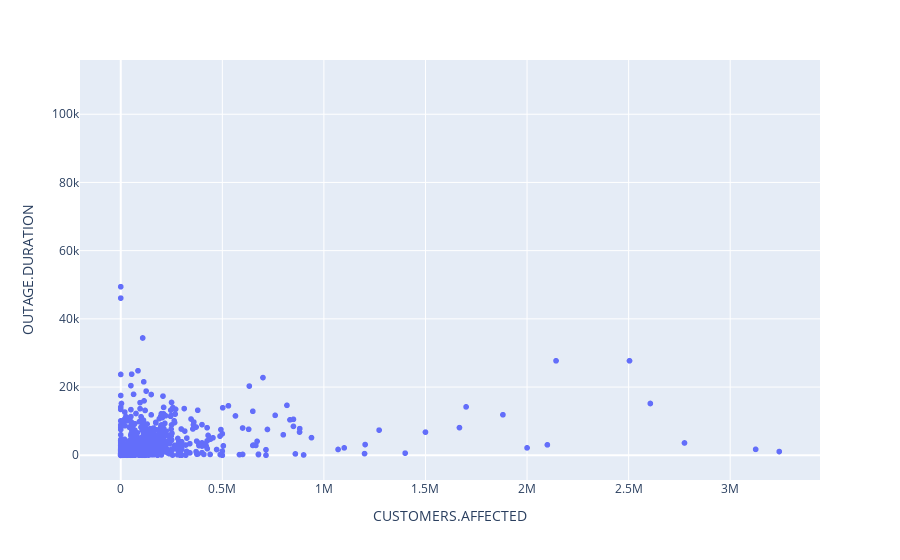

The cell this chart's notebook holds for it:
### Code cell
demandloss_vs_cause = px.scatter(relevant, x='CUSTOMERS.AFFECTED', y='OUTAGE.DURATION')
demandloss_vs_cause

### Figure 1 — Plotly figure (JSON) as saved in the notebook; plotly's stock layout.template omitted (floating-point values rounded to 4 significant figures; data arrays with more than 128 entries replaced by an {"elided": "..."} marker saying what was removed)
{"data": [{"hovertemplate": "CUSTOMERS.AFFECTED=%{x}<br>OUTAGE.DURATION=%{y}<extra></extra>", "legendgroup": "", "marker": {"color": "#636efa", "symbol": "circle"}, "mode": "markers", "name": "", "showlegend": false, "type": "scattergl", "x": {"elided": "1534 int values"}, "xaxis": "x", "y": {"elided": "1534 int values"}, "yaxis": "y"}], "layout": {"legend": {"tracegroupgap": 0}, "margin": {"t": 60}, "xaxis": {"anchor": "y", "domain": [0, 1], "title": {"text": "CUSTOMERS.AFFECTED"}}, "yaxis": {"anchor": "x", "domain": [0, 1], "title": {"text": "OUTAGE.DURATION"}}}}
